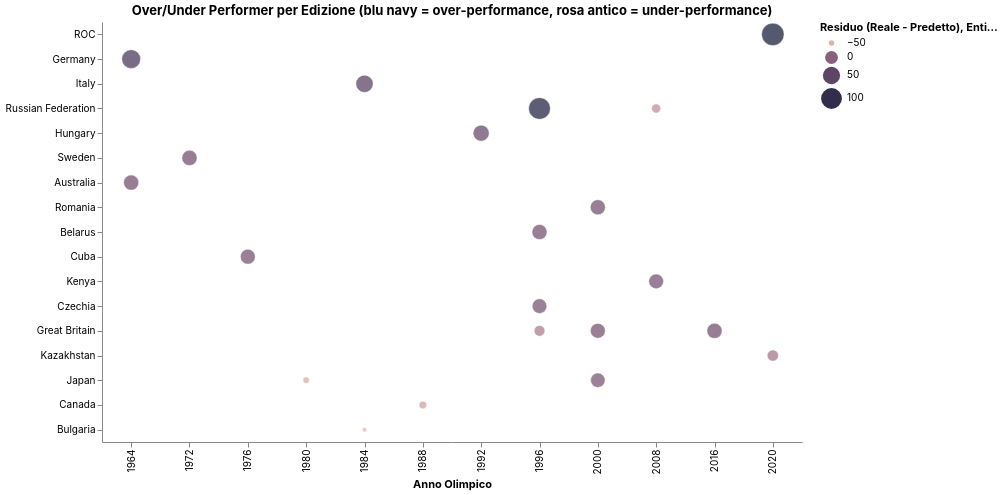

Describe this chart as a Vega-Lite specification.
### Vega-Lite specification from a JSON file in a GitHub repository (floating-point values rounded to 4 significant figures; data arrays with more than 128 entries replaced by an {"elided": "..."} marker saying what was removed)
{"config": {"background": "transparent", "view": {"stroke": "transparent"}, "title": {"font": "Inter"}, "axis": {"labelFont": "Inter", "titleFont": "Inter"}, "legend": {"labelFont": "Inter", "titleFont": "Inter"}, "header": {"labelFont": "Inter", "titleFont": "Inter"}, "text": {"font": "Inter"}, "range": {"category": ["#1b2140", "#ff8009", "#9a0641", "#ffe34a", "#e7b6af", "#0088b0", "#e03830"], "ramp": ["#e7b6af", "#1b2140"], "heatmap": ["#e7b6af", "#1b2140"]}}, "data": {"name": "data-cc42e996f6e46a7a78bc82ab2a2413c1"}, "mark": {"type": "circle", "opacity": 0.75, "stroke": "white", "strokeWidth": 0.5}, "encoding": {"color": {"field": "Residuo", "scale": {"domainMid": 0, "range": ["#e7b6af", "#1b2140"]}, "title": "Residuo (Reale - Predetto)", "type": "quantitative"}, "size": {"field": "Residuo", "legend": {"format": ".0f"}, "scale": {"range": [20, 500]}, "title": "Entità del residuo (assoluto)", "type": "quantitative"}, "tooltip": [{"field": "Nazione", "type": "nominal"}, {"field": "Anno", "type": "ordinal"}, {"field": "Cluster_Label", "title": "Cluster", "type": "nominal"}, {"field": "Reali", "format": ".1f", "title": "Medaglie reali", "type": "quantitative"}, {"field": "Predetti", "format": ".1f", "title": "Medaglie predette", "type": "quantitative"}, {"field": "Residuo", "format": ".1f", "title": "Residuo", "type": "quantitative"}], "x": {"field": "Anno", "title": "Anno Olimpico", "type": "ordinal"}, "y": {"field": "Nazione", "sort": {"field": "Residuo", "op": "mean", "order": "descending"}, "title": null, "type": "nominal"}}, "height": 420, "title": "Over/Under Performer per Edizione (blu navy = over-performance, rosa antico = under-performance)", "transform": [{"filter": "abs(datum.Residuo) > 15"}], "width": 700, "$schema": "https://vega.github.io/schema/vega-lite/v5.20.1.json", "datasets": {"data-cc42e996f6e46a7a78bc82ab2a2413c1": {"elided": "516 records"}}}
